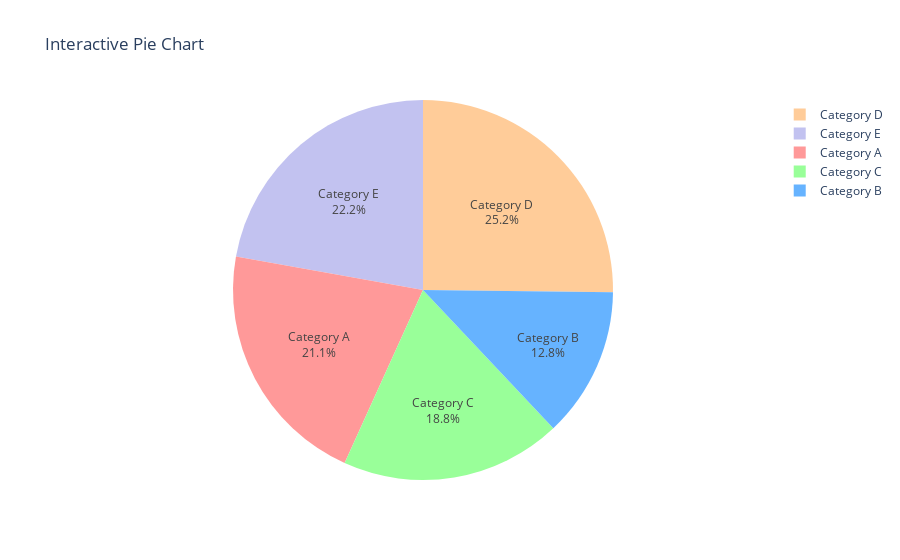

Notebook cell for this chart:
### Code cell
import plotly.graph_objects as go
import numpy as np

# Generate random data
labels = ['Category A', 'Category B', 'Category C', 'Category D', 'Category E']
values = np.random.randint(1, 100, size=len(labels))

# Create a pie chart
fig = go.Figure(data=[go.Pie(
    labels=labels, 
    values=values, 
    textinfo='label+percent',  # Shows both label and percentage
    marker=dict(colors=['#ff9999','#66b3ff','#99ff99','#ffcc99','#c2c2f0'])  # Optional: color palette
)])

# Update layout with title
fig.update_layout(
    title='Interactive Pie Chart'
)

# Show the plot
fig.show()

### Figure 1 — Plotly figure (JSON) as saved in the notebook; plotly's stock layout.template omitted (floating-point values rounded to 4 significant figures)
{"data": [{"labels": ["Category A", "Category B", "Category C", "Category D", "Category E"], "marker": {"colors": ["#ff9999", "#66b3ff", "#99ff99", "#ffcc99", "#c2c2f0"]}, "textinfo": "label+percent", "type": "pie", "values": [56, 34, 50, 67, 59]}], "layout": {"title": {"text": "Interactive Pie Chart"}}}
